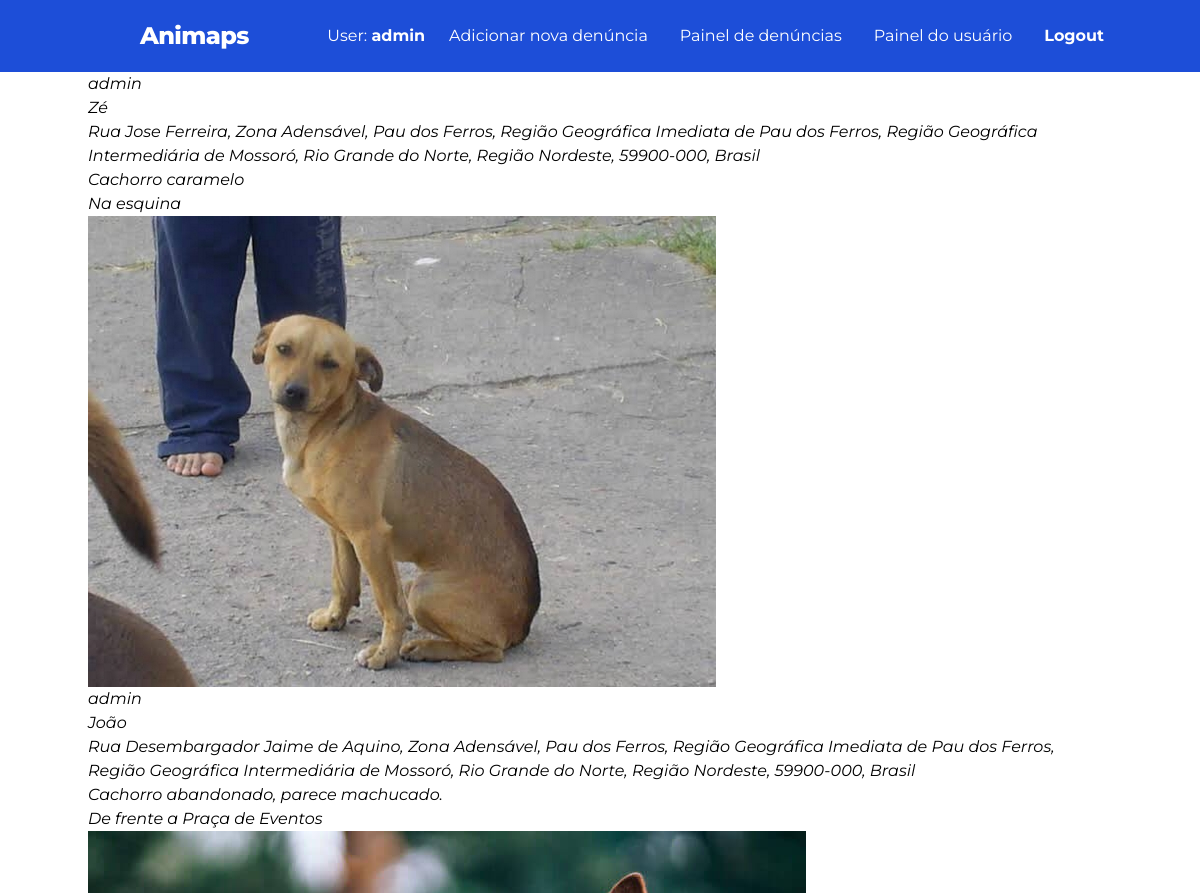
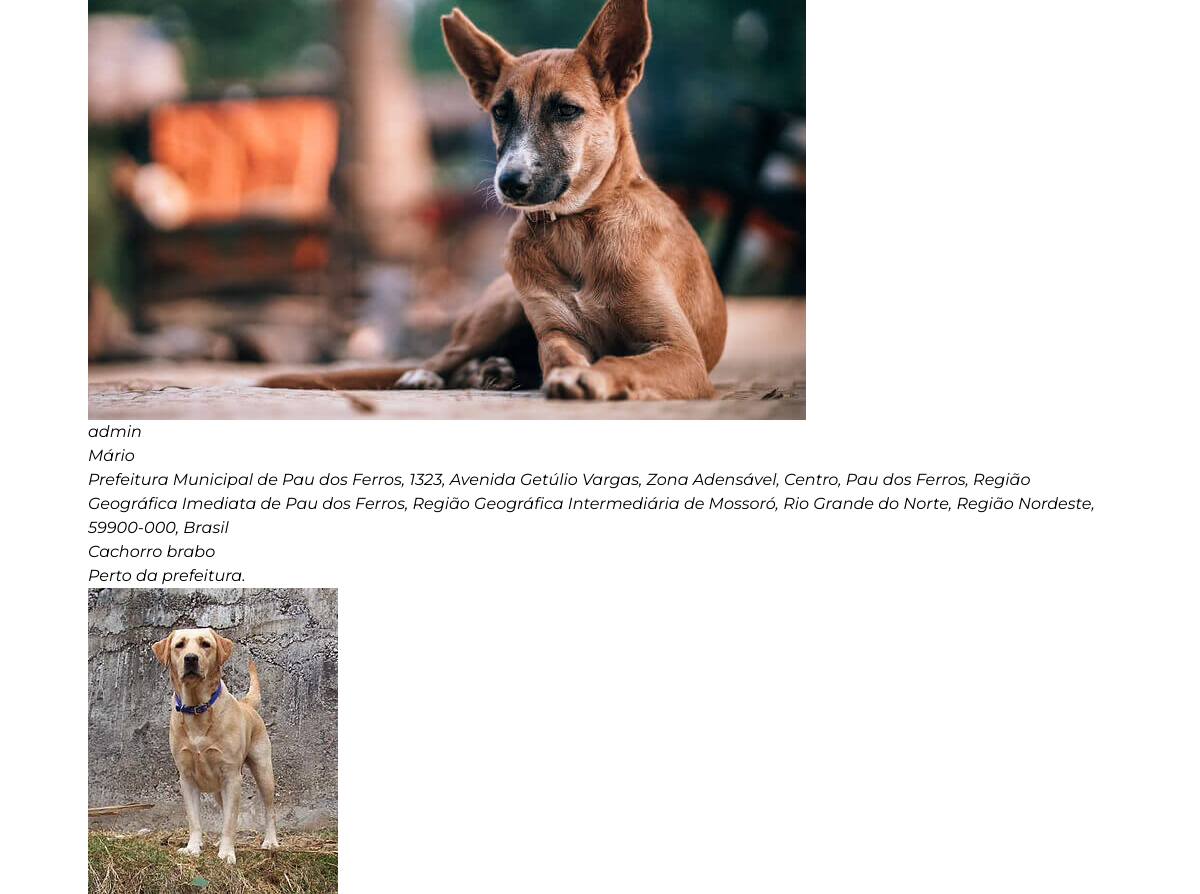
The page /painel-usuario/ (signed in) on the database its author committed (2 pictures, top to bottom).
### animais/models.py (models this page shows)
class Animal(models.Model):
    id = models.UUIDField(default=uuid.uuid4, primary_key=True)
    username = models.CharField(max_length=150)
    endereço = models.CharField(max_length=300)
    descriçao = models.CharField(max_length=350)
    ponto_ref = models.CharField(max_length=400, null=True)
    coordX = models.FloatField()
    coordY = models.FloatField()
    foto = models.ImageField(upload_to='images/', null=True, blank=True)
    user = models.ForeignKey(settings.AUTH_USER_MODEL,
                             on_delete=models.CASCADE)
    state = models.CharField(max_length=50, default='Pendente', choices=[
        ('Pendente', 'Pendente'),
        ('Resgatado', 'Resgatado'),
        ('Não Localizado', 'Não localizado'),
    ])

### animais/views.py (the view)
# urls.py: path('painel-usuario/', views.dashboardUser, name='painel-usuario'),
@login_required(login_url='login')
def dashboardUser(request):
    useranimais = Animal.objects.filter(user=request.user)
    return render(request, 'animais/user-dashboard.html', {'useranimais': useranimais})

### animais/templates/animais/user-dashboard.html (shortened to what this page needs)
<!DOCTYPE html>
<html lang="pt-br">
    <head>
        {% load static %}
        <link href="https://cdn.jsdelivr.net/npm/tailwindcss@2.2.19/dist/tailwind.min.css" rel="stylesheet">
        <link rel="stylesheet" href="https://unpkg.com/leaflet@1.9.2/dist/leaflet.css"
 />
    </head>
    <body class="bg-white font-sans leading-normal tracking-normal">
        {% include '../templs/header.html' %}
        <div class="container mx-auto ">
            <div class="">
                {% for animal in useranimais %}
                <div class="">
                    <div class="">
                        <p class="italic">{{ animal.user }}</p>
                        <p class="italic">{{ animal.username }}</p>
                        <p class="italic">{{ animal.endereço }}</p>
                        <p class="italic">{{ animal.descriçao }}</p>
                        <p class="italic">{{ animal.ponto_ref }}</p>
                        <div class="detail">
                            {% if animal.foto %}
                            <img src="{{ animal.foto.url }}">
                            {% endif %}
                        </div>
                    </div>
                </div>
                {% endfor %}
            </div>
        </div>
    </body>
</html>

### animais/templates/templs/header.html (shortened to what this page needs)
<header class="bg-blue-700  p-4 text-white relative z-20 font-serif">
    <div class="container mx-auto flex justify-between items-center">
        <div class="flex items-center">
            <iconify-icon class="w-8 h-8 mr-5" icon="emojione-monotone:paw-prints" style="color: #d9d9d9; font-size:40px;"></iconify-icon>
            <h1 class="text-2xl font-extrabold tracking-tight">Animaps</h1>
        </div>
        <ul class="hidden md:flex items-center space-x-4">
            <li class="text-white">User: <span class="font-bold"> {{ user.get_username }} </span></li>
            <li class="py-2 px-2 hover:bg-blue-800 hover:underline hover:text-white transition duration-300 ease-in-out"><a href="{% url 'registrar' %}">Adicionar nova denúncia</a></li>
            {% if 'animais.can_delete_animal_entry' in perms %}
            <li class="py-2 px-2 hover:bg-blue-800 hover:underline hover:text-white transition duration-300 ease-in-out"><a href="{% url 'painel-relatorios' %}">Painel de denúncias</a></li>
            {% endif %}
            <li class="py-2 px-2 hover:bg-blue-800 hover:underline hover:text-white transition duration-300 ease-in-out"><a href="{% url 'painel-usuario' %}">Painel do usuário</a></li>
            <li class="py-2 px-2 font-bold hover:underline  hover:bg-blue-800 hover:text-white transition duration-300 ease-in-out"><a href="{% url 'logout' %}?next={{ request.path }}">Logout</a></li>
        </ul>
    </div>
</header>

### animais/templates/templs/header.html (style rules this page uses)
* { font-family: Montserrat; }

### rows shown on the page
Animal: user "admin", username "Zé", endereço "Rua Jose Ferreira, Zona Adensável, Pau dos Ferros, Região Geográfica Imediata de Pau dos Ferros, Região Geográfica Intermediária de Mossoró, Rio Grande do Norte, Região Nordeste, 59900-000, Brasil", descriçao "Cachorro caramelo", ponto_ref "Na esquina", foto (picture)
Animal: user "admin", username "João", endereço "Rua Desembargador Jaime de Aquino, Zona Adensável, Pau dos Ferros, Região Geográfica Imediata de Pau dos Ferros, Região Geográfica Intermediária de Mossoró, Rio Grande do Norte, Região Nordeste, 59900-000, Brasil", descriçao "Cachorro abandonado, parece machucado.", ponto_ref "De frente a Praça de Eventos", foto (picture)
Animal: user "admin", username "Mário", endereço "Prefeitura Municipal de Pau dos Ferros, 1323, Avenida Getúlio Vargas, Zona Adensável, Centro, Pau dos Ferros, Região Geográfica Imediata de Pau dos Ferros, Região Geográfica Intermediária de Mossoró, Rio Grande do Norte, Região Nordeste, 59900-000, Brasil", descriçao "Cachorro brabo", ponto_ref "Perto da prefeitura.", foto (picture)

### other values the page prints
{{ user.get_username }} "admin"
